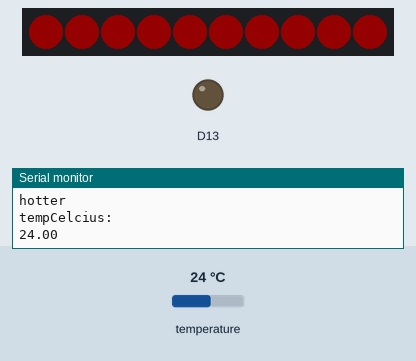
This sketch was run on a simulated Adafruit Circuit Playground Express. Parts: 10 RGB LEDs in strip order, left to right, output pins drawn as LEDs (lit = HIGH), the last lines printed to the serial monitor. Inputs (shaded band) come from the test bench; at power-on: temperature 24 °C. Dim RGB values are drawn brighter than linear.

Above: at 0.1 s.
1.9 s: temperature set to 12 °C
At 2.5 s:
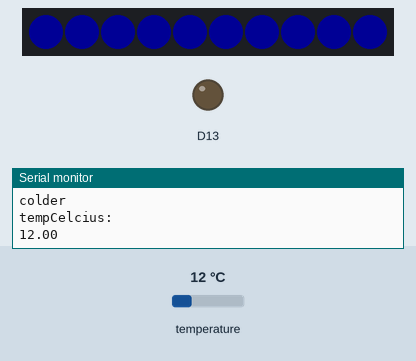
At 4.3 s:
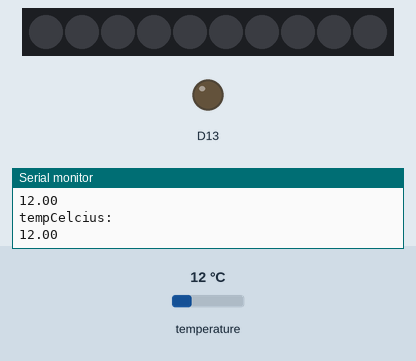
4.6 s: temperature set to 19 °C
At 5.24 s:
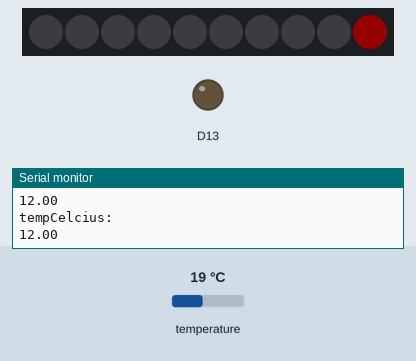
Timing chart, 0 to 7.6 s (numbered marks = the images above; inputs shaded):
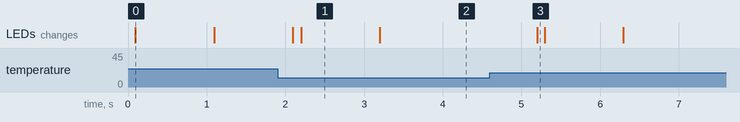

The sketch:

group3_temperature.ino
```cpp
#include <Adafruit_CircuitPlayground.h>

float tempCelcius, tempA, tempB;

void setup() {
  Serial.begin(9600);
  CircuitPlayground.begin();
}

void loop() {
 tempCelcius = CircuitPlayground.temperature();
tempB = tempCelcius;

if (tempA - tempB > 0.1){

  CircuitPlayground.setPixelColor(0, 0,   0,   255);
  delay(10);
  CircuitPlayground.setPixelColor(1, 0,   0,   255);
    delay(10);
  CircuitPlayground.setPixelColor(2, 0,   0,   255);
    delay(10);
  CircuitPlayground.setPixelColor(3, 0,   0,   255);
    delay(10);
  CircuitPlayground.setPixelColor(4, 0,   0,   255);
    delay(10);
  CircuitPlayground.setPixelColor(5, 0,   0,   255);
    delay(10);
  CircuitPlayground.setPixelColor(6, 0,   0,   255);
    delay(10);
  CircuitPlayground.setPixelColor(7, 0,   0,   255);
    delay(10);
  CircuitPlayground.setPixelColor(8, 0,   0,   255);
    delay(10);
  CircuitPlayground.setPixelColor(9, 0,   0,   255);
    delay(10);

  Serial.println("colder");

  }else if(tempB - tempA > 0.1){

     CircuitPlayground.setPixelColor(9, 255,   0,   0);
  delay(10);
  CircuitPlayground.setPixelColor(8, 255,   0,   0);
    delay(10);
  CircuitPlayground.setPixelColor(7, 255,   0,   0);
    delay(10);
     CircuitPlayground.setPixelColor(6, 255,   0,   0);
  delay(10);
  CircuitPlayground.setPixelColor(5, 255,   0,   0);
    delay(10);
  CircuitPlayground.setPixelColor(4, 255,   0,   0);
     CircuitPlayground.setPixelColor(3, 255,   0,   0);
  delay(10);
  CircuitPlayground.setPixelColor(2, 255,   0,   0);
    delay(10);
  CircuitPlayground.setPixelColor(1, 255,   0,   0);
    delay(10);
     CircuitPlayground.setPixelColor(0, 255,   0,   0);
  delay(10);

 Serial.println("hotter");

    } else{
    CircuitPlayground.clearPixels();
  }


  Serial.println("tempCelcius: ");
  Serial.println(tempCelcius);


tempA = tempCelcius;

  delay(1000);
}
```

Measured:
- after the input at 1.9 s, the LEDs: first change after 0.20 s (image 1 shows a later state)
- after the input at 4.6 s, the LEDs: change after 0.60 s (image 3)
- what the display in image 0 shows lasts 1.0 s, from 0.1 s to 1.1 s
